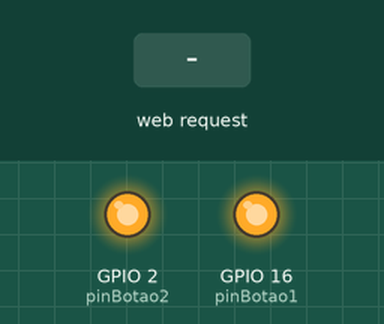
The sketch below on a simulated ESP8266 (NodeMCU). Shown: output pins drawn as LEDs (lit = HIGH). The test bench sets the inputs (shaded band).

Above: at 1.3 s.
1.4 s: HTTP request GET /salvo1?tes1=on received
At 2.2 s:
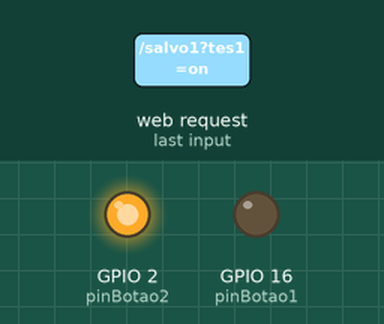
2.9 s: HTTP request GET /salvo2?tes2=on received
At 3.3 s:
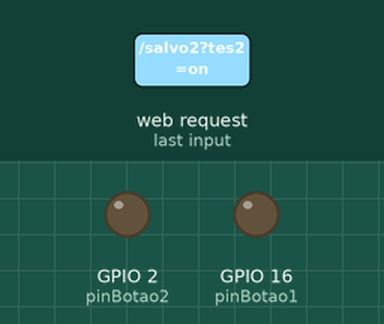
4.4 s: HTTP request GET /salvo1 received
At 5.6 s:
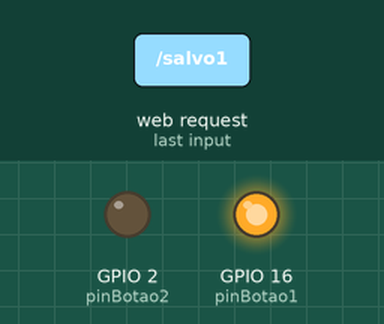
5.9 s: HTTP request GET /salvo2 received
At 6.8 s:
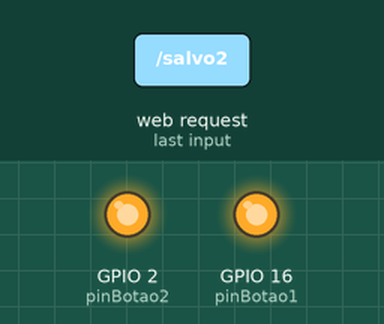
Timing chart, 0 to 8.4 s (numbered marks = the images above; inputs shaded):
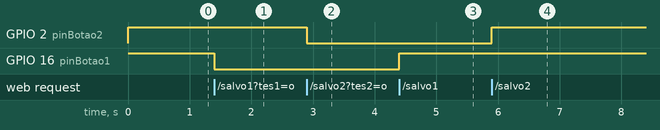

Measured:
- after the input at 1.4 s, GPIO 16 (pinBotao1): HIGH → LOW at once
- after the input at 2.9 s, GPIO 2 (pinBotao2): HIGH → LOW at once
- after the input at 4.4 s, GPIO 16 (pinBotao1): LOW → HIGH at once
- after the input at 5.9 s, GPIO 2 (pinBotao2): LOW → HIGH at once

The sketch:

codigowifi.ino
```cpp
#include <ESP8266WebServer.h>

#define pinBotao1 16
#define pinBotao2 2

ESP8266WebServer server(80);
String botao1="",botao2="";

void pagina(){
    String s="";
    s+= " <!DOCTYPE html><html><head><meta name='viewport' content='width=device-width, initial-scale=1.0'><title>Testando</title><meta charset=\"utf-8\"><style type=\"text/css\"> ";
    s+= " .onoffswitch {position: relative; width: 90px;-webkit-user-select:none; -moz-user-select:none; -ms-user-select: none;margin-left:70%;} ";
    s+= " .entradaonoff {display: none;}.texto-onoff {display: block; overflow: hidden; cursor: pointer;border: 2px solid #999999; border-radius: 20px;} ";
    s+= " .spanonoff {display: block; width: 200%; margin-left: -100%;transition: margin 0.3s ease-in 0s;} ";
    s+= " .spanonoff:before, .spanonoff:after {display: block; float: left; width: 50%; height: 30px; padding: 0; line-height: 30px; ";
    s+= " font-size: 14px; color: white; font-family: Trebuchet, Arial, sans-serif; font-weight: bold;box-sizing: border-box;} ";
    s+= " .spanonoff:before {content: 'ON';padding-left: 10px;background-color: green; color: #FFFFFF;} ";
    s+= " .spanonoff:after {content: 'OFF';padding-right: 10px;background-color: red; color: #FFF;text-align: right;} ";
    s+= " .bola-onoff {display: block; width: 18px; margin: 6px;background: #FFFFFF;position: absolute; top: 0; bottom: 0; ";
    s+= " right: 56px;border: 2px solid #999999; border-radius: 20px;transition: all 0.3s ease-in 0s;} ";
    s+= " .entradaonoff:checked + .texto-onoff .spanonoff {margin-left: 0px;}.entradaonoff:checked + .texto-onoff .bola-onoff {right: 0px;} ";
    s+= " .teste{background-color: green;border: 2px solid black;}</style></head> ";
    s+= " <body><h1 class=\"teste\">Botão 1</h1><div class='onoffswitch'><form action='/salvo1' method='POST' id='formu1'> ";
    s+= " <input onclick= enviar1() name='tes1' type='checkbox' class='entradaonoff' id='onoff' "+botao1+"><label class='texto-onoff' for='onoff'><span class='spanonoff'></span> ";
    s+= " <span class='bola-onoff'></span></label></form></div><br><h1 class=\"teste\">Botão 2</h1> ";
    s+= " <div class='onoffswitch'><form action='/salvo2' method='POST' id='formu2'><input name='tes2' type='checkbox' class='entradaonoff' id='onoff2' onclick= enviar2() "+botao2+" > ";
    s+= " <label class='texto-onoff' for='onoff2'><span class='spanonoff'></span> ";
    s+= " <span class='bola-onoff'></span></label></form></div>";
    s+= " <script type='text/javascript'>function enviar1() {document.getElementById('formu1').submit();}";
    s+= " function enviar2() {document.getElementById('formu2').submit();}";
    s+= "function enviar3() {document.getElementById('formu3').submit();} </script>";
    s+= "</body></html> ";
    server.send(200,"text/html",s);
}

void altera_botao1(){
    if (server.arg("tes1")=="on"){
        botao1="checked";
        digitalWrite(pinBotao1,LOW);
    }
    else{
        botao1="";
        digitalWrite(pinBotao1,HIGH);
    }
    pagina();
}
void altera_botao2(){
    if (server.arg("tes2")=="on"){
        botao2="checked";
        digitalWrite(pinBotao2,LOW);
    }
    else{
        botao2="";
        digitalWrite(pinBotao2,HIGH);
    }
    pagina();
}

void configurarAP(void) {
    WiFi.mode(WIFI_AP);
    delay(100);
    WiFi.softAP("Esp-septo", "12345678", 10);
    IPAddress subnet(255, 255, 255, 0);
    WiFi.softAPConfig (IPAddress(192, 168, 0, 65), IPAddress (192, 168, 0, 1), subnet);
}

void setup() {
    pinMode(pinBotao1,OUTPUT);
    pinMode(pinBotao2,OUTPUT);
    digitalWrite(pinBotao1,HIGH);
    digitalWrite(pinBotao2,HIGH);

    configurarAP();
    server.on("/",pagina);
    server.on("/salvo1",altera_botao1);
    server.on("/salvo2",altera_botao2);
    server.begin();
}
void loop() {
  server.handleClient();
}
```
